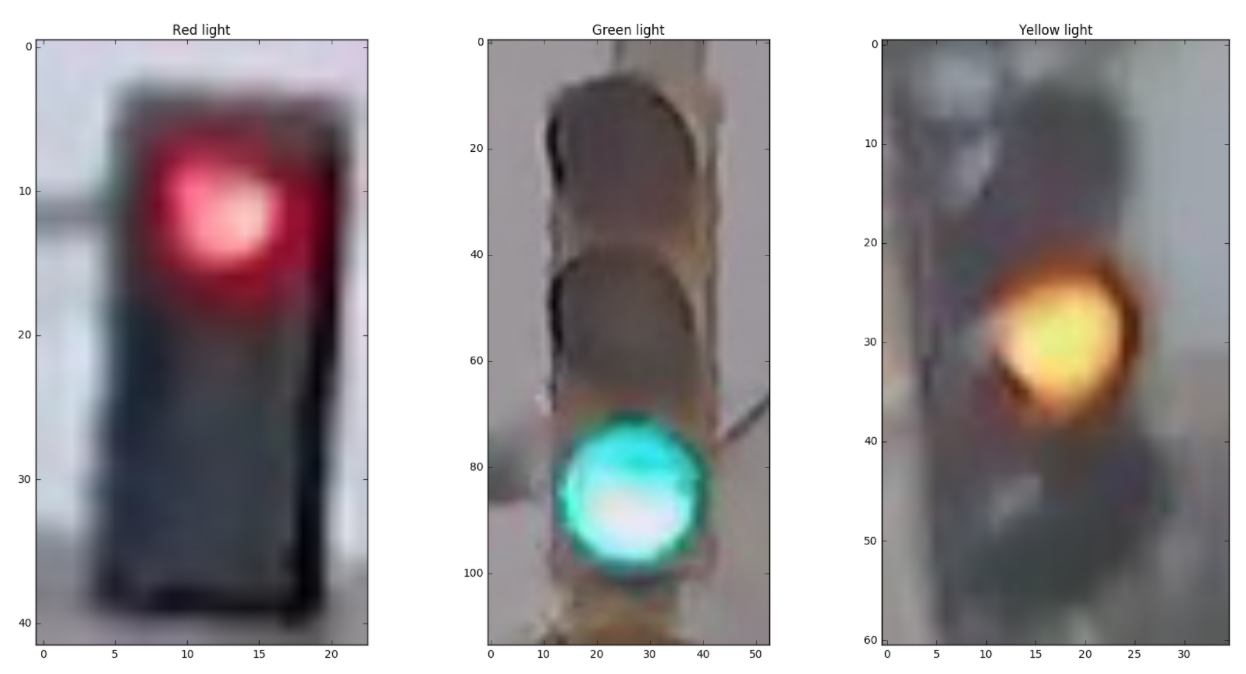
#> input picture Traffic-Light-99%/images/all_lights.png, 1246 x 674 px
$ python -i masks.py   (imports and definitions only)
#> lines starting #> are read from the running program, lines starting #| are printed output that depends on the picture; after the words box and inside, x2 and y2 are one past the last pixel; in counts of white or black regions, pixels touching at a corner belong together
import numpy as np
import cv2

#This function applies a saturation mas to the image
def saturation(rgb_image):
    hsv = cv2.cvtColor(rgb_image, cv2.COLOR_RGB2HSV)
#> hsv: shape (674, 1246, 3); mean H, S, V 73.5, 31.8, 163.3

    s = hsv[:,:, 1]
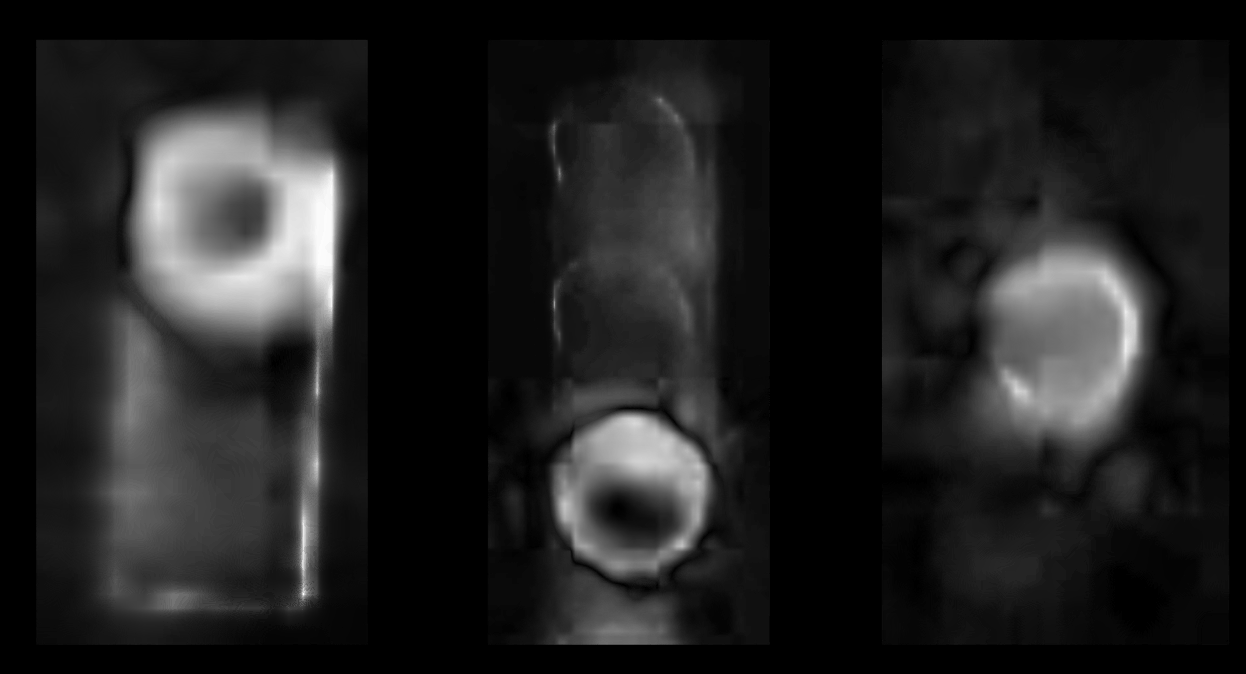
#> s: shape (674, 1246); min 0, max 255, mean 31.8

    height, width, color = hsv.shape
#> height = 674; width = 1246; color = 3

    lower_bound = (np.sum(s) / (height * width)) + np.std(s)
#> lower_bound = 77.45
    upper_bound = 256

    mask = cv2.inRange(s, lower_bound, upper_bound)
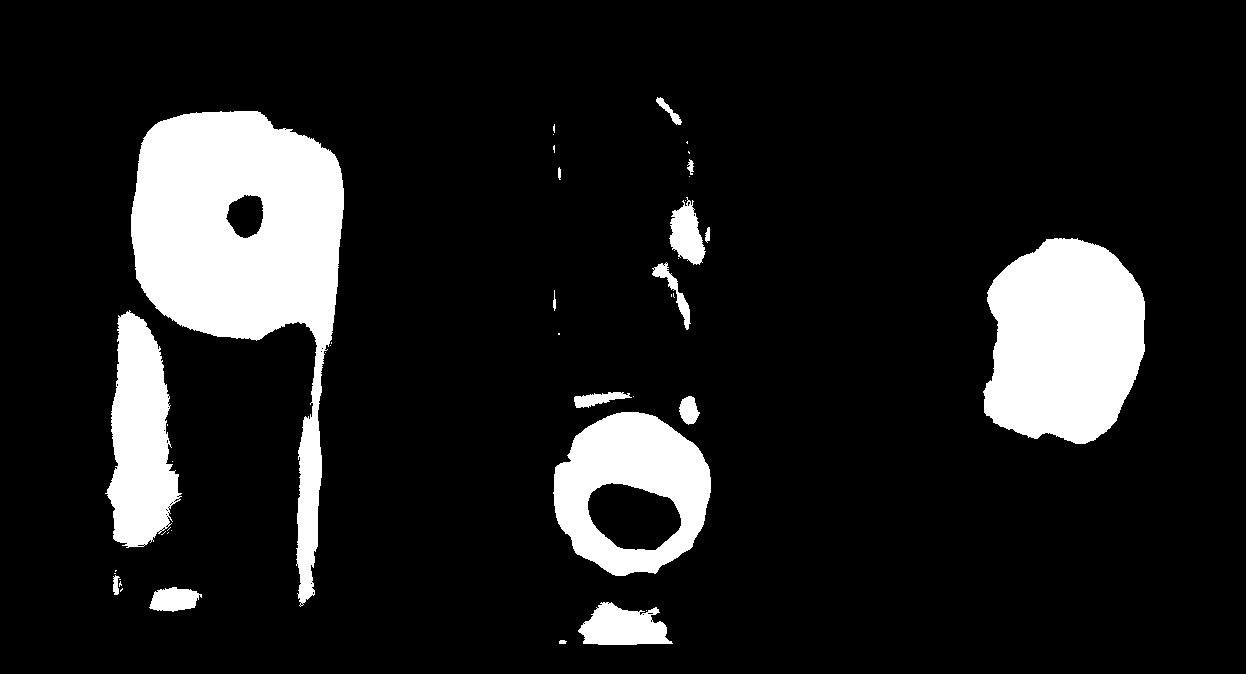
#> mask: shape (674, 1246); 12.5% white; 44 white regions (27 under 20 px), largest, box (x1, y1, x2, y2) and area: (131, 111, 344, 607) 44362, (983, 238, 1145, 444) 26326, (553, 412, 711, 576) 15094

    masked_image = np.copy(rgb_image)
    masked_image[mask == 0] = 0
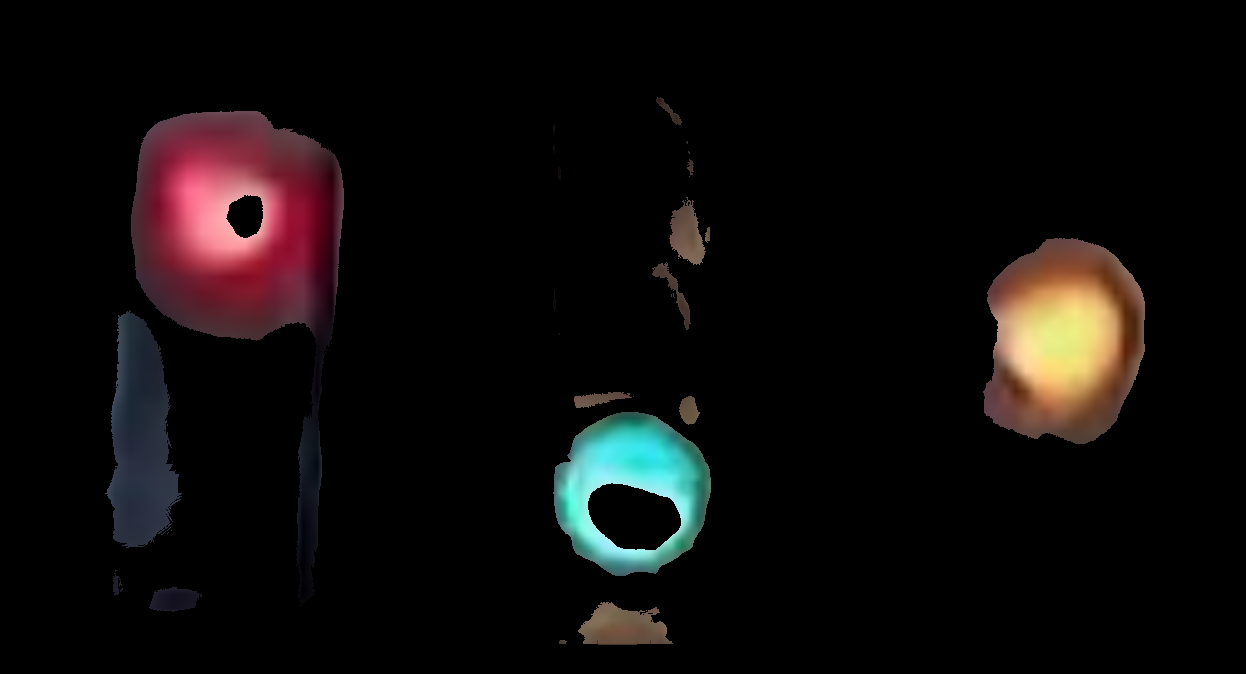
#> masked_image: shape (674, 1246, 3); mean R, G, B 14.3, 11, 10.5

    # [7 lines of commented-out code are left out]
    return masked_image

#This function applies a brightness mask to the image
def brightness(rgb_image):
    image = saturation(rgb_image)

    #Convert image to HSV color space
    hsv = cv2.cvtColor(image, cv2.COLOR_RGB2HSV)
#> hsv: shape (674, 1246, 3); mean H, S, V 12.8, 16.9, 16.5
    v = hsv[:,:, 2] #displays image brightness
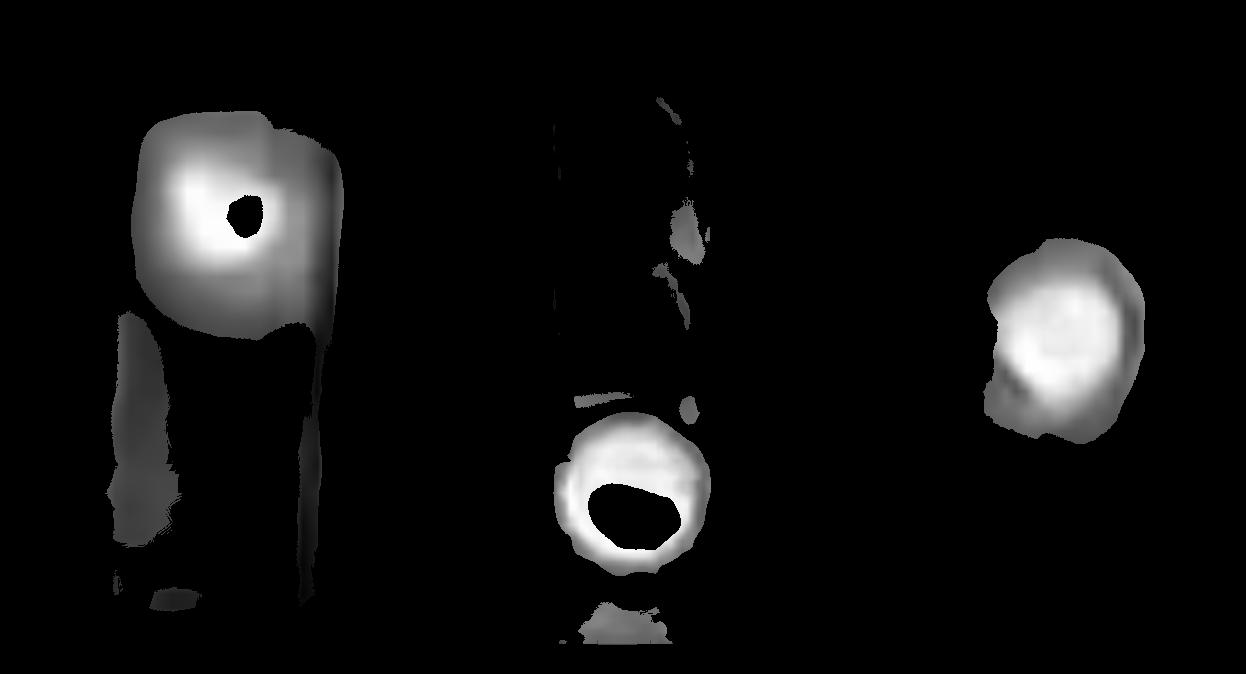
#> v: shape (674, 1246); min 0, max 254, mean 16.5

    v_sum = np.sum(v)
#> v_sum = 13849714
    v_std = np.std(v) * 2
#> v_std = 98.78
    area = 32 * 32

    lower_bound1 = (v_sum / area) + v_std
#> lower_bound1 = 13623.9
    upper_bound1 = 256

    mask1 = cv2.inRange(v, lower_bound1, upper_bound1) #selects sections brightest sections of h
#> mask1: shape (674, 1246); every value is 0

    masked_image = np.copy(image)
    masked_image[mask1 == 0] = 0 #assigns maximum darkness to sections outside the brightest section
#> masked_image: shape (674, 1246, 3); 12.49% of pixels changed, all inside (x1, y1, x2, y2) = (105, 97, 1145, 645)

    # [8 lines of commented-out code are left out]

    return masked_image

#This function counts red pixels
def red(rgb_image):
    image = brightness(rgb_image)
    hsv = cv2.cvtColor(image, cv2.COLOR_RGB2HSV)

    lower_bound = np.array([120, 0, 0])
    upper_bound = np.array([180, 255, 255])

    mask = cv2.inRange(hsv, lower_bound, upper_bound)

    masked_image = np.copy(image)
    masked_image[mask==0] = 0

    ###plt.imshow(masked_image)

    count = 0

    height, width, color = masked_image.shape
#> height = 674; width = 1246; color = 3
    for i in range(height):
        for j in range(width):
            for z in range(color):
                if masked_image[i][j][z] != 0:
                    count += 1
#> after the loop, count = 0

    return count

#This function counts yellow pixels
# [48 lines left out: functions yellow, green, not called in this run]

>>> import cv2
>>> picture = cv2.cvtColor(cv2.imread('images/all_lights.png'), cv2.COLOR_BGR2RGB)
>>> result = red(picture)
#> result = 0
